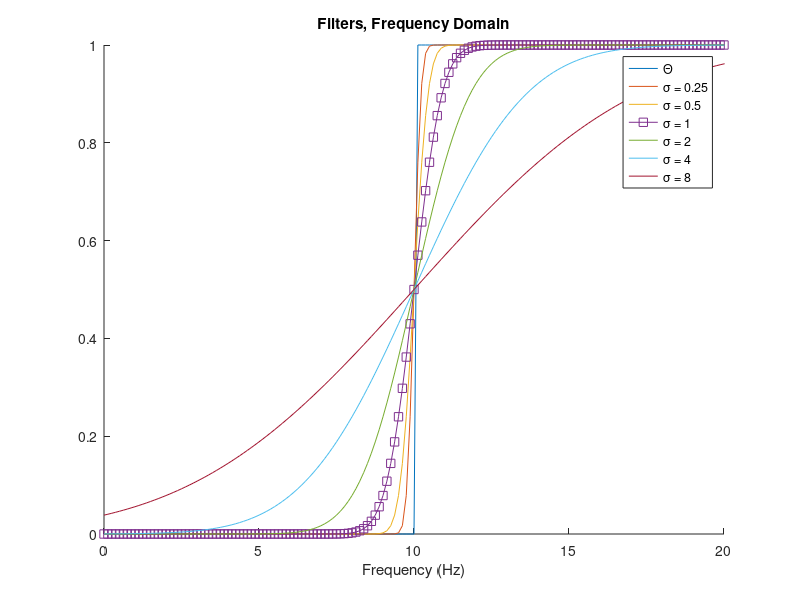
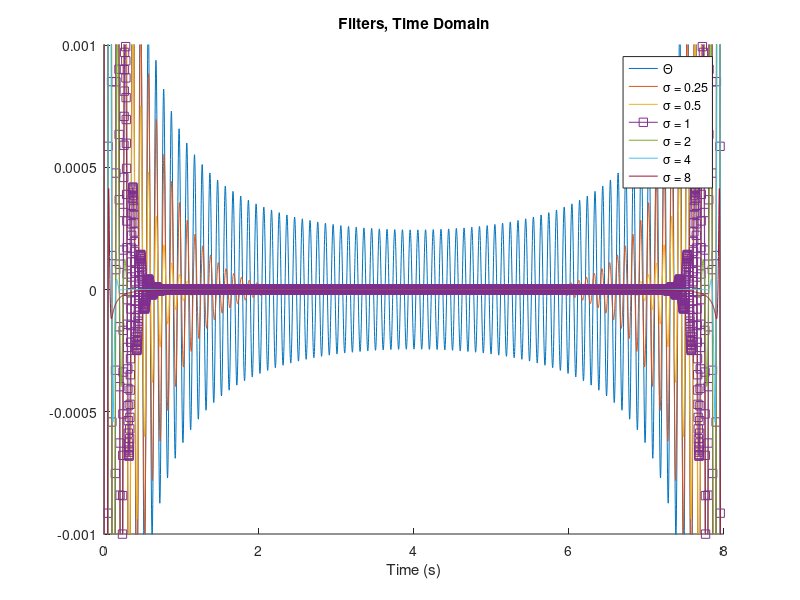
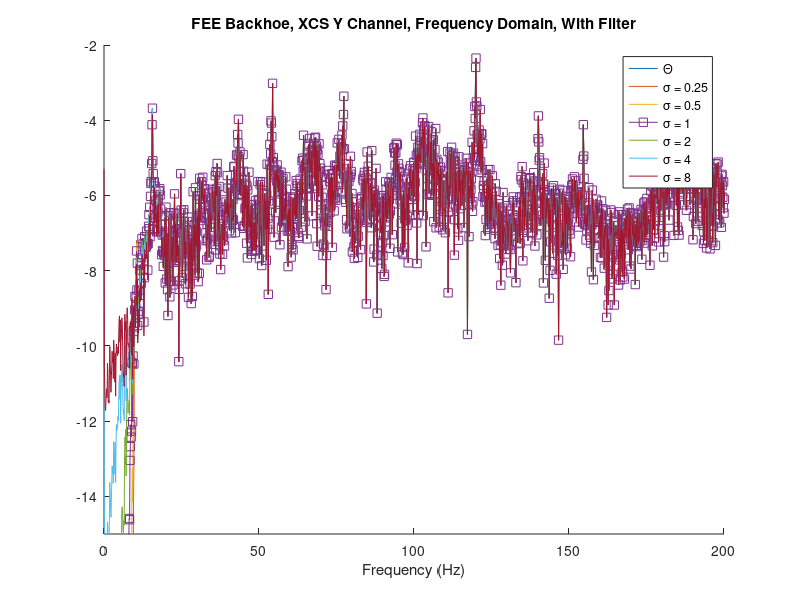
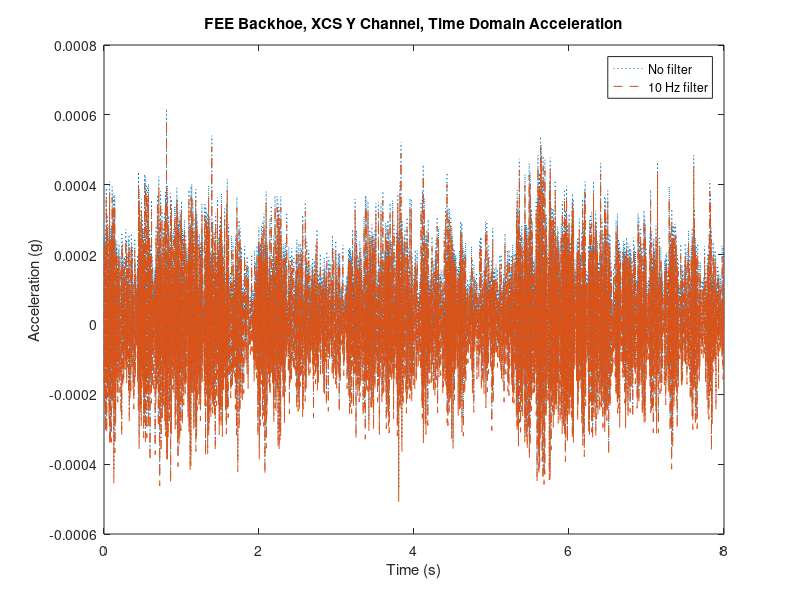

Write MATLAB code to recreate these figures, in order.
clear all;
plot_dir = '~/Desktop/plots/shake_data/';

L = 4096;
FS = 512;
T = 1/FS;
df = FS/L;
lb = 10;

f = (FS-df)*linspace(0,1,L);
t = (0:L-1)*T;
[m, low_pass] = min(abs(f-lb));
[m, high_pass] = min(abs(f-(FS-lb)));

cdf0 = [zeros(1,low_pass) ones(1,high_pass-low_pass-1) zeros(1,L-high_pass+1)];
cdf1 = (erf((f-lb)/0.25)+erf((-f+FS-lb)/0.25))/2;
cdf2 = (erf((f-lb)/0.50)+erf((-f+FS-lb)/0.50))/2;
cdf3 = (erf((f-lb)/1.00)+erf((-f+FS-lb)/1.00))/2;
cdf4 = (erf((f-lb)/2.00)+erf((-f+FS-lb)/2.00))/2;
cdf5 = (erf((f-lb)/4.00)+erf((-f+FS-lb)/4.00))/2;
cdf6 = (erf((f-lb)/8.00)+erf((-f+FS-lb)/8.00))/2;

figure;
hold all;
plot(f,cdf0);
plot(f,cdf1);
plot(f,cdf2);
plot(f,cdf3,'-s');
plot(f,cdf4);
plot(f,cdf5);
plot(f,cdf6);

axis([0 2*lb 0 1]);
legend('\Theta','\sigma = 0.25','\sigma = 0.5','\sigma = 1','\sigma = 2','\sigma = 4','\sigma = 8');
xlabel('Frequency (Hz)');
title('Filters, Frequency Domain');
saveas(gcf,[plot_dir 'freq_filt.pdf']);


i0 = ifft(cdf0,L);
i1 = ifft(cdf1,L);
i2 = ifft(cdf2,L);
i3 = ifft(cdf3,L);
i4 = ifft(cdf4,L);
i5 = ifft(cdf5,L);
i6 = ifft(cdf6,L);

figure;
hold all;
plot(t,i0);
plot(t,i1);
plot(t,i2);
plot(t,i3,'-s');
plot(t,i4);
plot(t,i5);
plot(t,i6);

axis([0 8 -0.001 0.001]);
legend('\Theta','\sigma = 0.25','\sigma = 0.5','\sigma = 1','\sigma = 2','\sigma = 4','\sigma = 8');
xlabel('Time (s)');
title('Filters, Time Domain');
saveas(gcf,[plot_dir 'time_filt.pdf']);



load('MAT6/FEE_backhoe_ws.mat');

TD = BG_TS(:,2,1,7)';
%TD = TD0 - mean(TD0);

figure;
plot(t,TD);
xlabel('Time (s)');
ylabel('Acceleration (g)');
title('FEE Backhoe, XCS Y Channel, Time Domain');

FD = fft(TD,L);

figure;
plot(f(1:L/2),log(abs(FD(1:L/2))));
xlabel('Frequency (Hz)');
title('FEE Backhoe, XCS Y Channel, Frequency Domain');
axis([0 200 -11 -2]);

f0 = cdf0.*FD;
f1 = cdf1.*FD;
f2 = cdf2.*FD;
f3 = cdf3.*FD;
f4 = cdf4.*FD;
f5 = cdf5.*FD;
f6 = cdf6.*FD;

figure;
hold all;
plot(f(1:L/2),log(abs(f0(1:L/2))));
plot(f(1:L/2),log(abs(f1(1:L/2))));
plot(f(1:L/2),log(abs(f2(1:L/2))));
plot(f(1:L/2),log(abs(f3(1:L/2))),'-s');
plot(f(1:L/2),log(abs(f4(1:L/2))));
plot(f(1:L/2),log(abs(f5(1:L/2))));
plot(f(1:L/2),log(abs(f6(1:L/2))));

axis([0 200 -15 -2]);
legend('\Theta','\sigma = 0.25','\sigma = 0.5','\sigma = 1','\sigma = 2','\sigma = 4','\sigma = 8');
xlabel('Frequency (Hz)');
title('FEE Backhoe, XCS Y Channel, Frequency Domain, With Filter');
saveas(gcf,[plot_dir 'sig_wfreq_filt.pdf']);


tf0 = ifft(f0,L);
tf1 = ifft(f1,L);
tf2 = ifft(f2,L);
tf3 = ifft(f3,L);
tf4 = ifft(f4,L);
tf5 = ifft(f5,L);
tf6 = ifft(f6,L);

figure;
%plot(t,tf0);
%plot(t,tf1);
%plot(t,tf2);
plot(t,TD,':',t,tf3,'--');
%plot(t,tf4);
%plot(t,tf5);
%plot(t,tf6);

legend('No filter',[num2str(lb) ' Hz filter']);
%legend('\Theta','\sigma = 0.25','\sigma = 0.5','\sigma = 1','\sigma = 2','\sigma = 4','\sigma = 8');
xlabel('Time (s)');
ylabel('Acceleration (g)');
title('FEE Backhoe, XCS Y Channel, Time Domain Acceleration');
saveas(gcf,[plot_dir 'acc_filt.pdf']);

VD = cumsum(9.8*(TD-mean(TD)))*1/FS;
figure;
plot(t,VD);
xlabel('Time (s)');
ylabel('Velocity (m/s)');
title(['Time domain velocity with no filter']);

%vf0 = cumsum(9.8*tf0)*1/FS;
%vf1 = cumsum(9.8*tf1)*1/FS;
%vf2 = cumsum(9.8*tf2)*1/FS;
vf3 = cumsum(9.8*tf3)*1/FS;
%vf4 = cumsum(9.8*tf4)*1/FS;
%vf5 = cumsum(9.8*tf5)*1/FS;
%vf6 = cumsum(9.8*(tf6-mean(tf6)))*1/FS;

figure;
%hold all;
%plot(t,VD);
%plot(t,vf0);
%plot(t,VD-vf0,'*');
%plot(t,vf1);
%plot(t,vf2);
plot(t,VD,':',t,vf3,'--');
%plot(t,vf4);
%plot(t,vf5);
%plot(t,vf6);

legend('No filter',[num2str(lb) ' Hz filter']);
%legend('\Theta','\sigma = 0.25','\sigma = 0.5','\sigma = 1','\sigma = 2','\sigma = 4','\sigma = 8');
xlabel('Time (s)');
ylabel('Velocity (m/s)');
%title(['Time domain velocity with ' num2str(lb) ' Hz high pass filter']);
title('FEE Backhoe, XCS Y Channel, Time Domain Velocity');
saveas(gcf,[plot_dir 'vel_filt.pdf']);


DD = cumsum(VD)*1/FS;
figure;
plot(t,DD);
xlabel('Time (s)');ylabel('Displacement (m)');
title(['Time domain displacement with no filter']);
saveas(gcf,[plot_dir 'dis_nofilt.pdf']);

%title('FEE Backhoe, XCS Y Channel, Time Domain');

%df0 = cumsum(vf0-mean(vf0))*1/FS;
%df1 = cumsum(vf1-mean(vf1))*1/FS;
%df2 = cumsum(vf2-mean(vf2))*1/FS;
df3 = cumsum(vf3-mean(vf3))*1/FS;
%df4 = cumsum(vf4-mean(vf4))*1/FS;
%df5 = cumsum(vf5-mean(vf5))*1/FS;
%df6 = cumsum(vf6-mean(vf6))*1/FS;

figure;
%hold all;
%plot(t,VD);
%plot(t,df0);
%plot(t,VD-vf0,'*');
%plot(t,df1);
%plot(t,df2);
plot(t,df3-mean(df3));
%plot(t,df4);
%plot(t,df5);
%plot(t,df6);

%legend('\Theta','\sigma = 0.25','\sigma = 0.5','\sigma = 1','\sigma = 2','\sigma = 4','\sigma = 8');
xlabel('Time (s)');
ylabel('Displacement (m)');
title(['Time domain displacement with ' num2str(lb) ' Hz high pass filter']);
saveas(gcf,[plot_dir 'dis_wfilt.pdf']);




